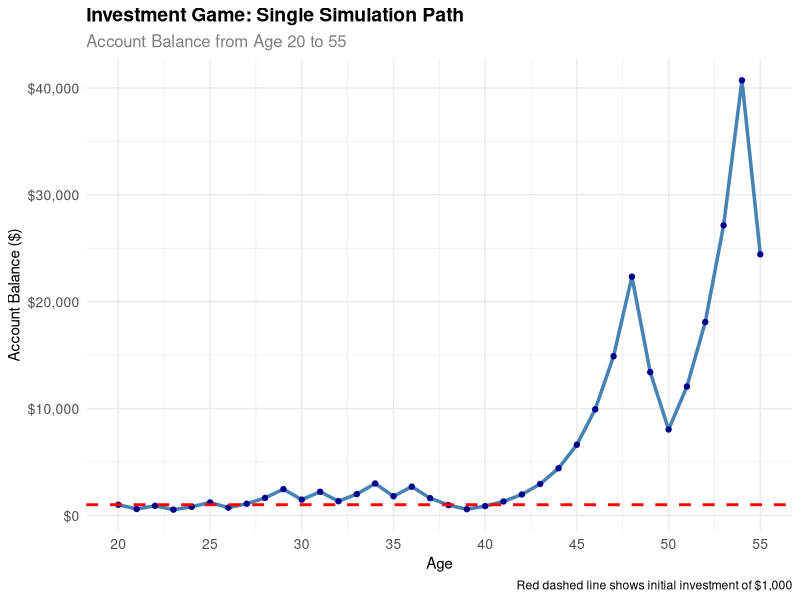
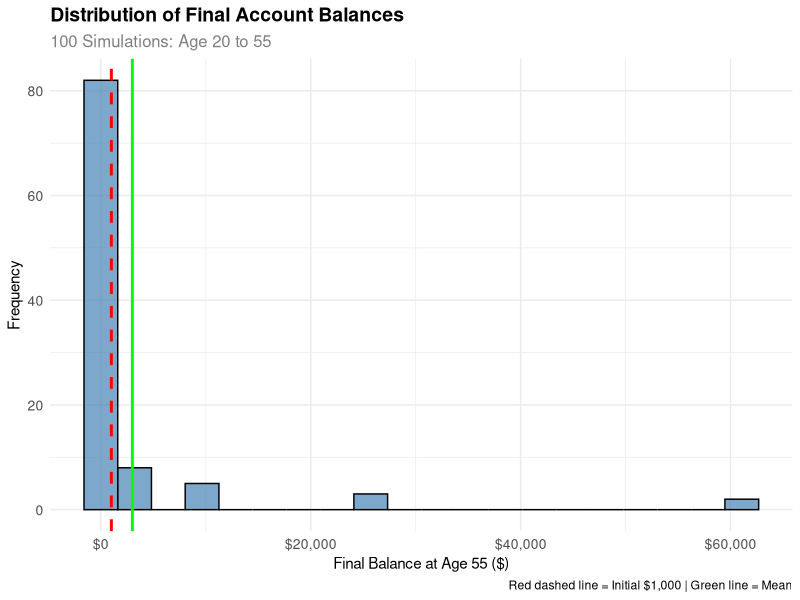
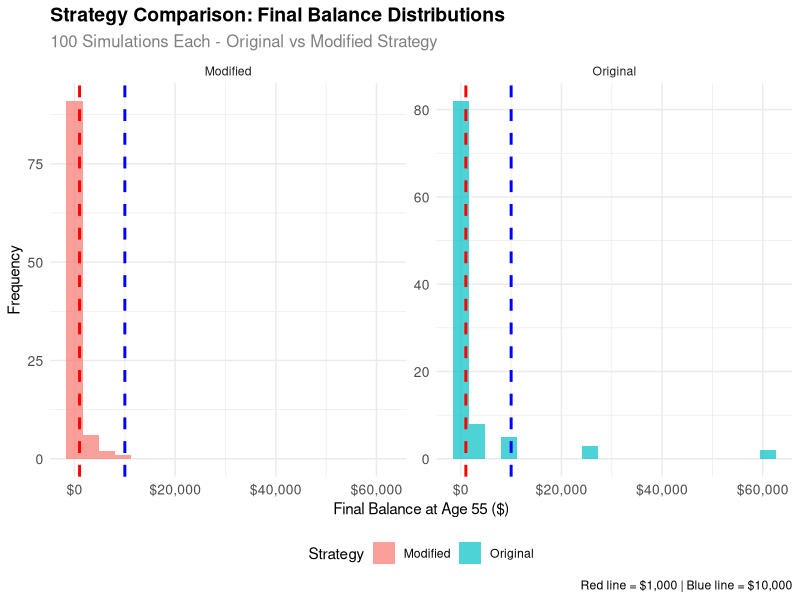

Source code (R) for these figures, in order:
## ---- chunk 1
#| label: expected-value
#| echo: false

# Parameters for the original game
initial_balance <- 1000
heads_multiplier <- 1.5  # +50% gain
tails_multiplier <- 0.6  # -40% loss
probability_heads <- 0.5

# Calculate possible outcomes after 1 coin flip
heads_outcome <- initial_balance * heads_multiplier
tails_outcome <- initial_balance * tails_multiplier

# Calculate expected value
expected_value <- probability_heads * heads_outcome + (1 - probability_heads) * tails_outcome

# Display results
cat("Expected Value Analysis (1 coin flip):\n")
cat("=====================================\n")
cat("Initial balance: $", initial_balance, "\n", sep = "")
cat("Heads outcome (50% gain): $", heads_outcome, "\n", sep = "")
cat("Tails outcome (40% loss): $", tails_outcome, "\n", sep = "")
cat("Probability of heads: ", probability_heads, "\n", sep = "")
cat("Probability of tails: ", 1 - probability_heads, "\n", sep = "")
cat("\nExpected Value = P(Heads) × Heads_Outcome + P(Tails) × Tails_Outcome\n")
cat("Expected Value = ", probability_heads, " × $", heads_outcome, " + ", 1 - probability_heads, " × $", tails_outcome, "\n", sep = "")
cat("Expected Value = $", expected_value, "\n", sep = "")
cat("\nAnswer: The expected value after 1 coin flip is $", expected_value, "\n", sep = "")
## ---- chunk 2
#| label: expectation-reality
#| echo: false

# Use the same parameters from Question 1
initial_balance <- 1000
expected_value <- 1050  # From previous calculation

# Calculate the difference from initial balance
expected_difference <- expected_value - initial_balance
expected_return_percent <- (expected_difference / initial_balance) * 100

# Analysis
cat("Expectation vs. Reality Analysis:\n")
cat("===============================\n")
cat("Initial balance: $", initial_balance, "\n", sep = "")
cat("Expected value after 1 flip: $", expected_value, "\n", sep = "")
cat("Expected difference: $", expected_difference, "\n", sep = "")
cat("Expected return: ", expected_return_percent, "%\n", sep = "")
cat("\n")

# Determine if positive or negative
if (expected_difference > 0) {
  cat("✓ The expected value is POSITIVE\n")
  cat("✓ You expect your account to be worth MORE than $1,000\n")
  cat("✓ Expected gain: $", expected_difference, " (", expected_return_percent, "%)\n", sep = "")
} else if (expected_difference < 0) {
  cat("✗ The expected value is NEGATIVE\n")
  cat("✗ You expect your account to be worth LESS than $1,000\n")
  cat("✗ Expected loss: $", abs(expected_difference), " (", abs(expected_return_percent), "%)\n", sep = "")
} else {
  cat("= The expected value is ZERO\n")
  cat("= You expect your account to be worth the SAME as $1,000\n")
}

cat("\nKey Insight:\n")
cat("The positive expected value suggests this game is theoretically favorable.\n")
cat("However, this is just the average outcome - your actual result could be very different!\n")
## ---- chunk 3
#| label: single-simulation
#| echo: false

# Set seed for reproducibility
set.seed(123)

# Parameters
initial_balance <- 1000
heads_multiplier <- 1.5  # +50% gain
tails_multiplier <- 0.6  # -40% loss
n_years <- 35  # Assuming you start at age 20, play until 55

# Function to simulate one complete game
simulate_investment_game <- function(initial, years, heads_mult, tails_mult) {
  balance <- initial
  balance_history <- numeric(years + 1)
  balance_history[1] <- initial
  
  for (year in 1:years) {
    # Flip coin (1 = heads, 0 = tails)
    coin_flip <- rbinom(1, 1, 0.5)
    
    if (coin_flip == 1) {
      # Heads: gain 50%
      balance <- balance * heads_mult
    } else {
      # Tails: lose 40%
      balance <- balance * tails_mult
    }
    
    balance_history[year + 1] <- balance
  }
  
  return(balance_history)
}

# Run single simulation
simulation_result <- simulate_investment_game(initial_balance, n_years, heads_multiplier, tails_multiplier)

# Create data frame for plotting
simulation_data <- data.frame(
  year = 0:n_years,
  age = 20:(20 + n_years),
  balance = simulation_result
)

# Display key results
cat("Single Simulation Results:\n")
cat("========================\n")
cat("Initial balance (age 20): $", initial_balance, "\n", sep = "")
cat("Final balance (age 55): $", round(simulation_result[length(simulation_result)], 2), "\n", sep = "")
cat("Total return: $", round(simulation_result[length(simulation_result)] - initial_balance, 2), "\n", sep = "")
cat("Total return %: ", round(((simulation_result[length(simulation_result)] / initial_balance) - 1) * 100, 2), "%\n", sep = "")
cat("Maximum balance reached: $", round(max(simulation_result), 2), "\n", sep = "")
cat("Minimum balance reached: $", round(min(simulation_result), 2), "\n", sep = "")

# Create the plot
library(ggplot2)

ggplot(simulation_data, aes(x = age, y = balance)) +
  geom_line(color = "steelblue", linewidth = 1.2) +
  geom_point(color = "darkblue", size = 1.5) +
  geom_hline(yintercept = initial_balance, color = "red", linetype = "dashed", linewidth = 1) +
  labs(
    title = "Investment Game: Single Simulation Path",
    subtitle = "Account Balance from Age 20 to 55",
    x = "Age",
    y = "Account Balance ($)",
    caption = "Red dashed line shows initial investment of $1,000"
  ) +
  scale_y_continuous(labels = scales::dollar_format()) +
  theme_minimal() +
  theme(
    plot.title = element_text(size = 14, face = "bold"),
    plot.subtitle = element_text(size = 12, color = "gray50"),
    axis.text = element_text(size = 10),
    axis.title = element_text(size = 11)
  ) +
  scale_x_continuous(breaks = seq(20, 55, 5))

# Show first few and last few years
cat("\nFirst 10 years:\n")
print(simulation_data[1:11, c("age", "balance")])

cat("\nLast 10 years:\n")
print(simulation_data[(nrow(simulation_data)-9):nrow(simulation_data), c("age", "balance")])
## ---- chunk 4
#| label: multiple-simulations
#| echo: false

# Set seed for reproducibility
set.seed(123)

# Parameters
initial_balance <- 1000
heads_multiplier <- 1.5  # +50% gain
tails_multiplier <- 0.6  # -40% loss
n_years <- 35  # Age 20 to 55
n_simulations <- 100

# Function to simulate one complete game (same as Question 3)
simulate_investment_game <- function(initial, years, heads_mult, tails_mult) {
  balance <- initial
  for (year in 1:years) {
    coin_flip <- rbinom(1, 1, 0.5)
    if (coin_flip == 1) {
      balance <- balance * heads_mult
    } else {
      balance <- balance * tails_mult
    }
  }
  return(balance)
}

# Run 100 simulations
cat("Running 100 simulations...\n")
final_balances <- replicate(n_simulations, 
  simulate_investment_game(initial_balance, n_years, heads_multiplier, tails_multiplier))

# Create data frame for analysis
simulation_results <- data.frame(
  simulation = 1:n_simulations,
  final_balance = final_balances
)

# Calculate summary statistics
mean_balance <- mean(final_balances)
median_balance <- median(final_balances)
sd_balance <- sd(final_balances)
min_balance <- min(final_balances)
max_balance <- max(final_balances)
prob_above_initial <- mean(final_balances > initial_balance)
prob_above_10000 <- mean(final_balances > 10000)

# Display summary statistics
cat("\n100 Simulations Summary:\n")
cat("========================\n")
cat("Mean final balance: $", round(mean_balance, 2), "\n", sep = "")
cat("Median final balance: $", round(median_balance, 2), "\n", sep = "")
cat("Standard deviation: $", round(sd_balance, 2), "\n", sep = "")
cat("Minimum balance: $", round(min_balance, 2), "\n", sep = "")
cat("Maximum balance: $", round(max_balance, 2), "\n", sep = "")
cat("Probability above $1,000: ", round(prob_above_initial * 100, 1), "%\n", sep = "")
cat("Probability above $10,000: ", round(prob_above_10000 * 100, 1), "%\n", sep = "")

# Create probability distribution plot
library(ggplot2)

# Create the plot
p <- ggplot(simulation_results, aes(x = final_balance)) +
  geom_histogram(bins = 20, fill = "steelblue", alpha = 0.7, color = "black") +
  geom_vline(xintercept = initial_balance, color = "red", linetype = "dashed", linewidth = 1) +
  geom_vline(xintercept = mean_balance, color = "green", linetype = "solid", linewidth = 1) +
  labs(
    title = "Distribution of Final Account Balances",
    subtitle = "100 Simulations: Age 20 to 55",
    x = "Final Balance at Age 55 ($)",
    y = "Frequency",
    caption = "Red dashed line = Initial $1,000 | Green line = Mean"
  ) +
  scale_x_continuous(labels = scales::dollar_format()) +
  theme_minimal() +
  theme(
    plot.title = element_text(size = 14, face = "bold"),
    plot.subtitle = element_text(size = 12, color = "gray50"),
    axis.text = element_text(size = 10),
    axis.title = element_text(size = 11)
  )

# Display the plot
print(p)

# Note: Plot will be automatically saved by Quarto

# Show distribution of results
cat("\nDistribution of Final Balances:\n")
cat("==============================\n")
cat("$0 - $100: ", sum(final_balances < 100), " simulations\n", sep = "")
cat("$100 - $1,000: ", sum(final_balances >= 100 & final_balances < 1000), " simulations\n", sep = "")
cat("$1,000 - $10,000: ", sum(final_balances >= 1000 & final_balances < 10000), " simulations\n", sep = "")
cat("$10,000 - $100,000: ", sum(final_balances >= 10000 & final_balances < 100000), " simulations\n", sep = "")
cat("$100,000+: ", sum(final_balances >= 100000), " simulations\n", sep = "")
## ---- chunk 5
#| label: probability-analysis
#| echo: false

# Use the same simulation results from Question 4
# (This assumes the 100 simulations were already run)
set.seed(123)

# Parameters
initial_balance <- 1000
heads_multiplier <- 1.5
tails_multiplier <- 0.6
n_years <- 35
n_simulations <- 100

# Function to simulate one complete game
simulate_investment_game <- function(initial, years, heads_mult, tails_mult) {
  balance <- initial
  for (year in 1:years) {
    coin_flip <- rbinom(1, 1, 0.5)
    if (coin_flip == 1) {
      balance <- balance * heads_mult
    } else {
      balance <- balance * tails_mult
    }
  }
  return(balance)
}

# Run 100 simulations (same as Question 4)
final_balances <- replicate(n_simulations, 
  simulate_investment_game(initial_balance, n_years, heads_multiplier, tails_multiplier))

# Calculate probability that balance > $1,000
prob_above_1000 <- mean(final_balances > 1000)
prob_below_1000 <- mean(final_balances <= 1000)

# Calculate additional probability thresholds
prob_above_10000 <- mean(final_balances > 10000)
prob_above_100000 <- mean(final_balances > 100000)

# Calculate confidence interval for the probability
n_sims <- length(final_balances)
se <- sqrt(prob_above_1000 * (1 - prob_above_1000) / n_sims)
ci_lower <- prob_above_1000 - 1.96 * se
ci_upper <- prob_above_1000 + 1.96 * se

# Display results
cat("Probability Analysis Results:\n")
cat("============================\n")
cat("Based on 100 simulations:\n\n")

cat("Probability that balance > $1,000 at age 55:\n")
cat("  Point estimate: ", round(prob_above_1000 * 100, 1), "%\n", sep = "")
cat("  95% Confidence Interval: [", round(ci_lower * 100, 1), "%, ", round(ci_upper * 100, 1), "%]\n", sep = "")
cat("  Number of simulations above $1,000: ", sum(final_balances > 1000), " out of ", n_sims, "\n", sep = "")

cat("\nAdditional Probability Thresholds:\n")
cat("  Probability > $10,000: ", round(prob_above_10000 * 100, 1), "%\n", sep = "")
cat("  Probability > $100,000: ", round(prob_above_100000 * 100, 1), "%\n", sep = "")

cat("\nInterpretation:\n")
if (prob_above_1000 > 0.5) {
  cat("  ✓ More likely than not to end up above $1,000\n")
} else {
  cat("  ✗ More likely to end up at or below $1,000\n")
}

cat("\nRisk Assessment:\n")
cat("  Probability of losing money: ", round(prob_below_1000 * 100, 1), "%\n", sep = "")
cat("  Expected final balance: $", round(mean(final_balances), 2), "\n", sep = "")
cat("  Median final balance: $", round(median(final_balances), 2), "\n", sep = "")

# Show distribution summary
cat("\nDistribution Summary:\n")
cat("  Minimum: $", round(min(final_balances), 2), "\n", sep = "")
cat("  Maximum: $", round(max(final_balances), 2), "\n", sep = "")
cat("  Standard deviation: $", round(sd(final_balances), 2), "\n", sep = "")
## ---- chunk 6
#| label: strategy-comparison
#| #| echo: false
# Question 6: Strategy Comparison
# Set seed for reproducibility
set.seed(123)

# Parameters for both strategies
initial_balance <- 1000
n_years <- 35  # Age 20 to 55
n_simulations <- 100

# Original strategy parameters
orig_heads_multiplier <- 1.5  # +50% gain
orig_tails_multiplier <- 0.6  # -40% loss

# Modified strategy parameters (bet exactly 50% of current balance)
mod_heads_multiplier <- 1.5  # +50% gain on the 50% bet
mod_tails_multiplier <- 0.5  # -50% loss on the 50% bet

# Function to simulate original strategy
simulate_original_strategy <- function(initial, years, heads_mult, tails_mult) {
  balance <- initial
  for (year in 1:years) {
    coin_flip <- rbinom(1, 1, 0.5)
    if (coin_flip == 1) {
      balance <- balance * heads_mult
    } else {
      balance <- balance * tails_mult
    }
  }
  return(balance)
}

# Function to simulate modified strategy (bet 50% of current balance)
simulate_modified_strategy <- function(initial, years) {
  balance <- initial
  for (year in 1:years) {
    coin_flip <- rbinom(1, 1, 0.5)
    bet_amount <- balance * 0.5  # Bet exactly 50% of current balance
    
    if (coin_flip == 1) {
      # Heads: gain 50% on the bet
      balance <- balance - bet_amount + (bet_amount * 1.5)
    } else {
      # Tails: lose 50% on the bet
      balance <- balance - bet_amount + (bet_amount * 0.5)
    }
  }
  return(balance)
}

# Run 100 simulations for original strategy
cat("Running 100 simulations for Original Strategy...\n")
orig_final_balances <- replicate(n_simulations, 
  simulate_original_strategy(initial_balance, n_years, orig_heads_multiplier, orig_tails_multiplier))

# Run 100 simulations for modified strategy
cat("Running 100 simulations for Modified Strategy...\n")
mod_final_balances <- replicate(n_simulations, 
  simulate_modified_strategy(initial_balance, n_years))

# Calculate probabilities for both strategies
orig_prob_above_1000 <- mean(orig_final_balances > 1000)
orig_prob_above_10000 <- mean(orig_final_balances > 10000)
mod_prob_above_1000 <- mean(mod_final_balances > 1000)
mod_prob_above_10000 <- mean(mod_final_balances > 10000)

# Calculate summary statistics
orig_mean <- mean(orig_final_balances)
orig_median <- median(orig_final_balances)
orig_sd <- sd(orig_final_balances)
mod_mean <- mean(mod_final_balances)
mod_median <- median(mod_final_balances)
mod_sd <- sd(mod_final_balances)

# Display comparison results
cat("\nStrategy Comparison Results:\n")
cat("============================\n\n")

cat("ORIGINAL STRATEGY (100% of balance at risk):\n")
cat("  Mean final balance: $", round(orig_mean, 2), "\n", sep = "")
cat("  Median final balance: $", round(orig_median, 2), "\n", sep = "")
cat("  Standard deviation: $", round(orig_sd, 2), "\n", sep = "")
cat("  Probability > $1,000: ", round(orig_prob_above_1000 * 100, 1), "%\n", sep = "")
cat("  Probability > $10,000: ", round(orig_prob_above_10000 * 100, 1), "%\n", sep = "")
cat("  Min balance: $", round(min(orig_final_balances), 2), "\n", sep = "")
cat("  Max balance: $", round(max(orig_final_balances), 2), "\n", sep = "")

cat("\nMODIFIED STRATEGY (50% of balance at risk):\n")
cat("  Mean final balance: $", round(mod_mean, 2), "\n", sep = "")
cat("  Median final balance: $", round(mod_median, 2), "\n", sep = "")
cat("  Standard deviation: $", round(mod_sd, 2), "\n", sep = "")
cat("  Probability > $1,000: ", round(mod_prob_above_1000 * 100, 1), "%\n", sep = "")
cat("  Probability > $10,000: ", round(mod_prob_above_10000 * 100, 1), "%\n", sep = "")
cat("  Min balance: $", round(min(mod_final_balances), 2), "\n", sep = "")
cat("  Max balance: $", round(max(mod_final_balances), 2), "\n", sep = "")

# Create comparison data frame
comparison_data <- data.frame(
  Strategy = rep(c("Original", "Modified"), each = n_simulations),
  Final_Balance = c(orig_final_balances, mod_final_balances)
)

# Create comparison plot
library(ggplot2)

p_comparison <- ggplot(comparison_data, aes(x = Final_Balance, fill = Strategy)) +
  geom_histogram(alpha = 0.7, bins = 20, position = "identity") +
  geom_vline(xintercept = 1000, color = "red", linetype = "dashed", linewidth = 1) +
  geom_vline(xintercept = 10000, color = "blue", linetype = "dashed", linewidth = 1) +
  facet_wrap(~ Strategy, scales = "free_y") +
  labs(
    title = "Strategy Comparison: Final Balance Distributions",
    subtitle = "100 Simulations Each - Original vs Modified Strategy",
    x = "Final Balance at Age 55 ($)",
    y = "Frequency",
    caption = "Red line = $1,000 | Blue line = $10,000"
  ) +
  scale_x_continuous(labels = scales::dollar_format()) +
  theme_minimal() +
  theme(
    plot.title = element_text(size = 14, face = "bold"),
    plot.subtitle = element_text(size = 12, color = "gray50"),
    axis.text = element_text(size = 10),
    axis.title = element_text(size = 11),
    legend.position = "bottom"
  )

print(p_comparison)

# Statistical comparison
cat("\nSTATISTICAL COMPARISON:\n")
cat("======================\n")
cat("Difference in mean final balance: $", round(mod_mean - orig_mean, 2), "\n", sep = "")
cat("Difference in probability > $1,000: ", round((mod_prob_above_1000 - orig_prob_above_1000) * 100, 1), " percentage points\n", sep = "")
cat("Difference in probability > $10,000: ", round((mod_prob_above_10000 - orig_prob_above_10000) * 100, 1), " percentage points\n", sep = "")

# Risk assessment
cat("\nRISK ASSESSMENT:\n")
cat("================\n")
cat("Original strategy volatility (CV): ", round(orig_sd / orig_mean, 3), "\n", sep = "")
cat("Modified strategy volatility (CV): ", round(mod_sd / mod_mean, 3), "\n", sep = "")

if (mod_sd / mod_mean < orig_sd / orig_mean) {
  cat("✓ Modified strategy has LOWER relative volatility\n")
} else {
  cat("✗ Modified strategy has HIGHER relative volatility\n")
}

cat("\nCONCLUSION:\n")
cat("===========\n")
if (mod_prob_above_10000 > orig_prob_above_10000) {
  cat("✓ Modified strategy has HIGHER probability of reaching $10,000+\n")
} else {
  cat("✗ Modified strategy has LOWER probability of reaching $10,000+\n")
}

if (mod_prob_above_1000 > orig_prob_above_1000) {
  cat("✓ Modified strategy has HIGHER probability of staying above $1,000\n")
} else {
  cat("✗ Modified strategy has LOWER probability of staying above $1,000\n")
}
